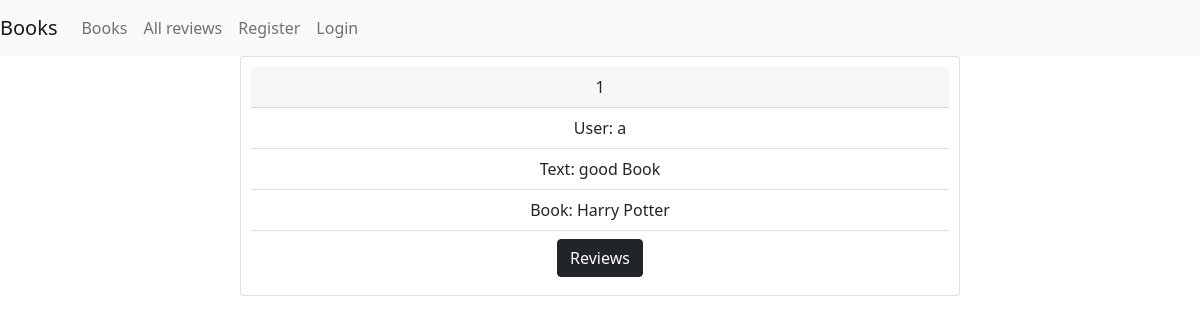
Page /app/review_list/ on the earlier database version.
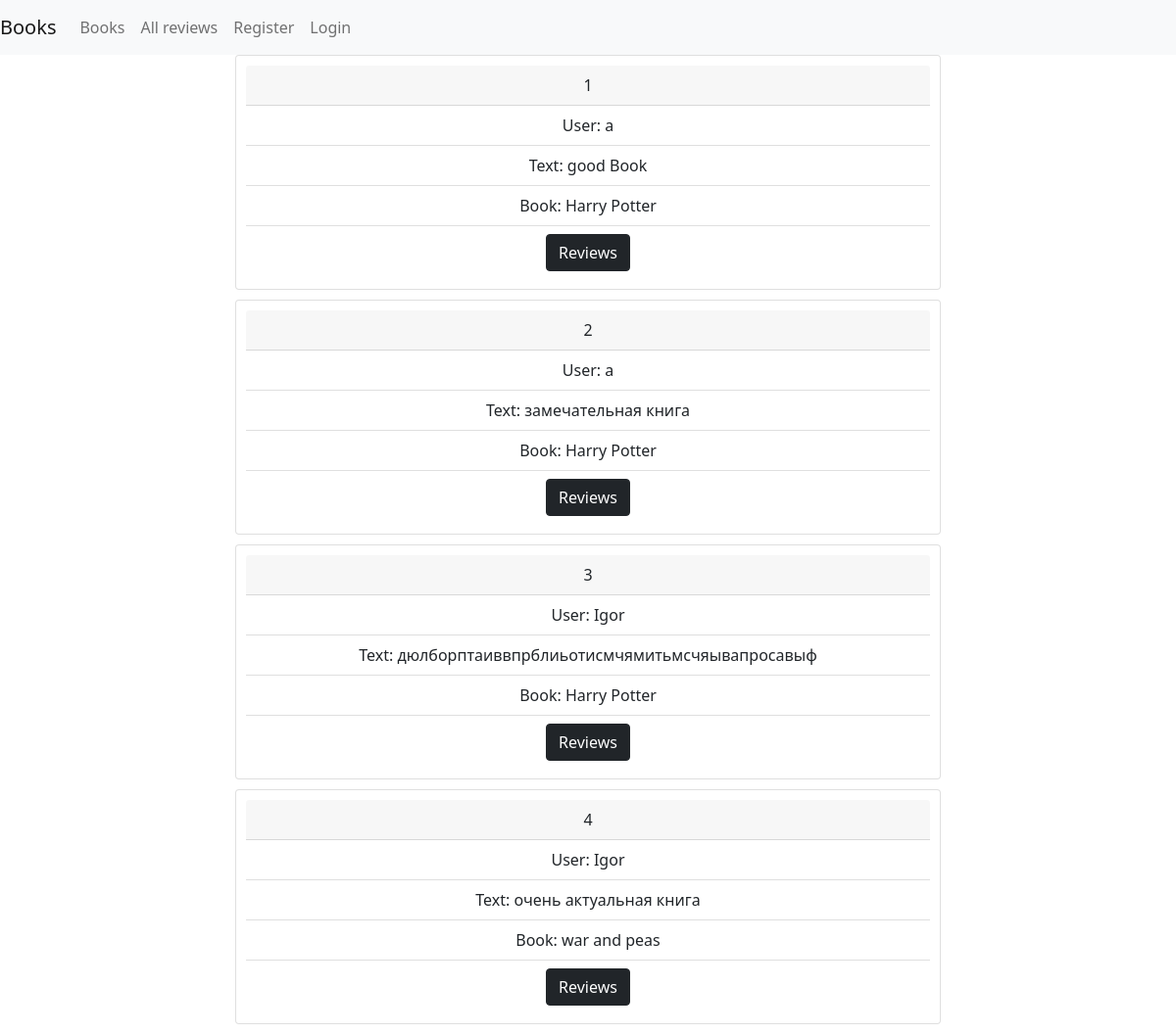
Same page on the later database version.
### app_tutorial/models.py (models this page shows, shortened)
class Review(models.Model):
    user = models.ForeignKey(User, on_delete=models.CASCADE)
    book = models.ForeignKey(Book, on_delete=models.CASCADE)
    text = models.TextField()

class Book(models.Model):
    name = models.CharField(max_length=255)
    pages_numbers = models.IntegerField(default=100)
    price = models.DecimalField(max_digits=10, decimal_places=2)
    description = models.TextField(null=True, blank=True)
    def __str__(self):
        return self.name

### app_tutorial/views.py (the view)
# urls.py: path('review_list/', views.review_list, name='review_list'),
def review_list(request):
    reviews = Review.objects.all()
    return render(request, 'review_list.html', {'reviews': reviews})

### templates/review_list.html (shortened to what this page needs)
{% extends 'base.html'%}
{%block content%}
{% for review in reviews %}
    <div class="review card">
      <div class="card-header">
        {{review.id}}
      </div>
      <ul class="list-group list-group-flush">
        <li class="list-group-item">User: {{review.user}}</li>
        <li class="list-group-item">Text: {{review.text}}</li>
        <li class="list-group-item">Book: {{review.book}}</li>
          <li class="list-group-item">
              <a class="btn btn-dark" href="{% url 'book_review_list' book_id=review.book.id%}" role="button">Reviews</a>
          </li>
      </ul>
    </div>
{% endfor %}
{% endblock %}

### templates/base.html (shortened to what this page needs)
<!DOCTYPE html>
{% load static %}
<html lang="en">
<head>
    <link href="https://cdn.jsdelivr.net/npm/bootstrap@5.1.3/dist/css/bootstrap.min.css" rel="stylesheet">
    <link rel="stylesheet" href="{% static 'styles.css' %}">
</head>
<body>
<nav class="navbar navbar-expand-lg navbar-light bg-light">
  <a class="navbar-brand" href="{% url 'index' %}">Books</a>
  <div class="collapse navbar-collapse" id="navbarNav">
    <ul class="navbar-nav">
      <li class="nav-item active">
        <a class="nav-link" href="{% url 'book_list' %}"> Books</a>
      </li>
      <li class="nav-item">
        <a class="nav-link" href="{% url 'review_list' %}">All reviews</a>
      </li>
      {% if not user.is_authenticated %}
      <li class="nav-item">
        <a class="nav-link" href="{% url 'register_user' %}">Register</a>
      </li>
      <li class="nav-item">
        <a class="nav-link" href="{% url 'login_user' %}">Login</a>
      </li>
      {% endif %}
    </ul>
  </div>
</nav>
<div class="main">
{% block content %}
{% endblock %}
</div>
</body>
</html>

### static/styles.css (style rules this page uses)
.main { width: 60%; margin: 0 auto; }
.review { text-align: center; padding: 10px; margin-bottom: 10px; }

Differences in the rows shown:
added Review: id "2", user "a", text "замечательная книга", book "Harry Potter"
added Review: id "3", user "Igor", text "дюлборптаиввпрблиьотисмчямитьмсчяывапросавыф", book "Harry Potter"
added Review: id "4", user "Igor", text "очень актуальная книга", book "war and peas"
